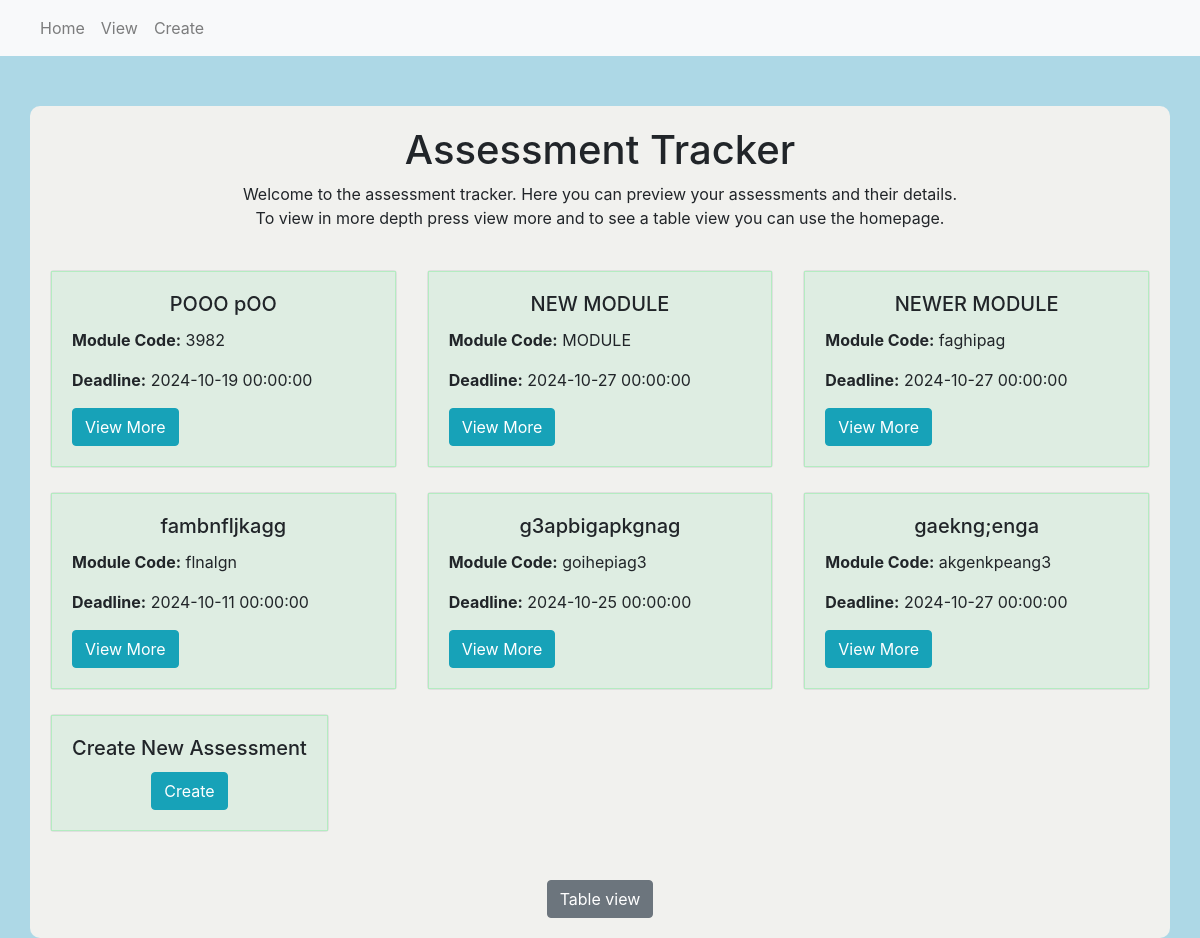
Page /?limit=7 on the earlier database version.
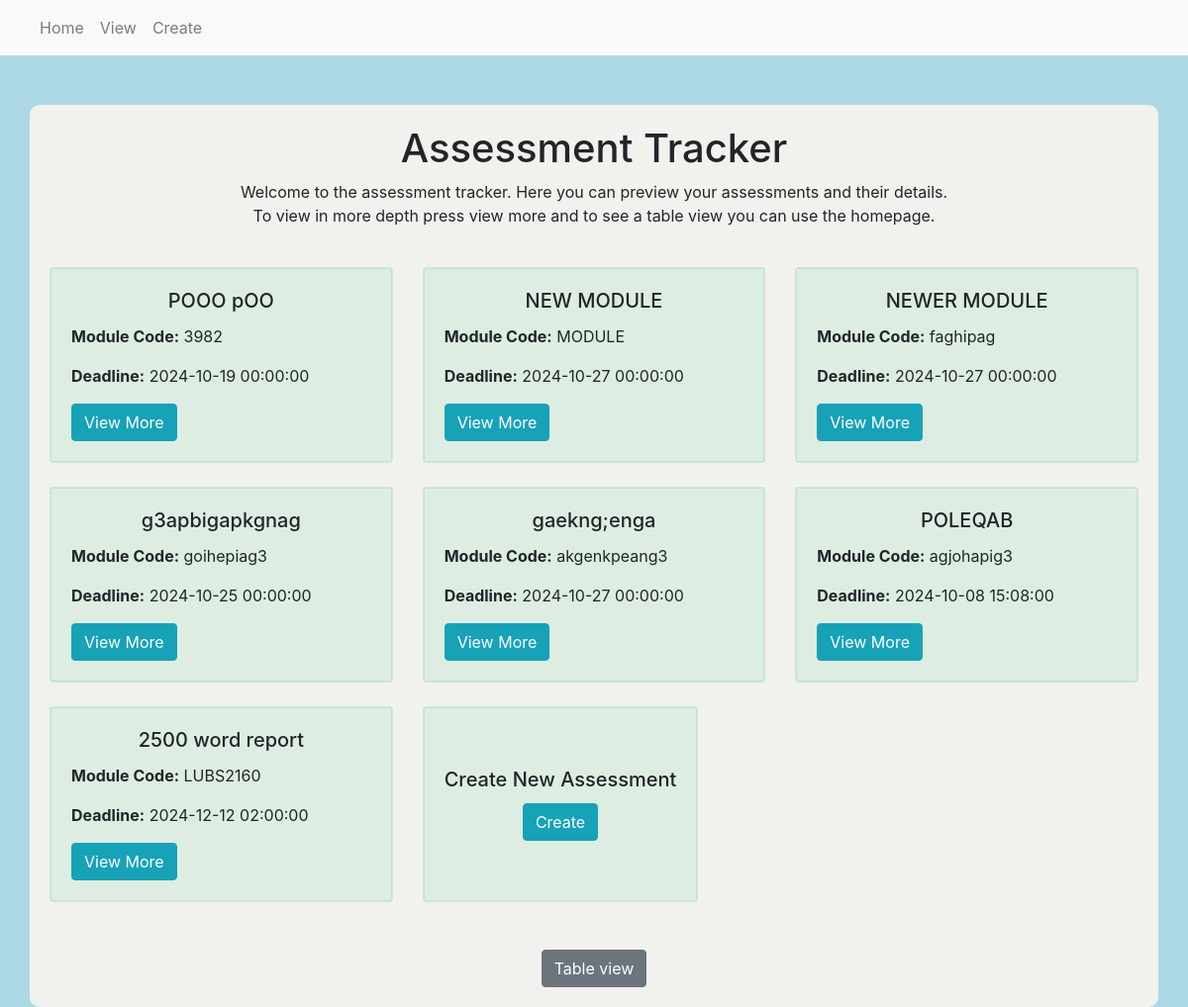
Same page on the later database version.
### app/models.py (models this page shows)
class Assessments(db.Model):
    id = db.Column(db.Integer, primary_key=True)
    title = db.Column(db.String(500), index=True, unique=True)
    moduleCode = db.Column(db.Integer)
    deadline = db.Column(db.DateTime)
    description = db.Column(db.String(500))
    status = db.Column(db.Boolean)

### app/views.py (the view)
@app.route('/')
def home():
    limit = request.args.get('limit',5,type = int)
    assessments = Assessments.query.limit(limit).all()
    total_assessments = Assessments.query.count() #total rows
    return render_template('home.html', assessments=assessments, total_assessments= total_assessments, limit = limit)

### app/templates/home.html (shortened to what this page needs)
{% extends "base.html" %} {% block content %}
<div class="container">
  <h1 class="text-center">Assessment Tracker</h1>
  <p class="text-center">
    Welcome to the assessment tracker. Here you can preview your assessments and
    their details.<br />
    To view in more depth press view more and to see a table view you can use
    the homepage.
    <br />
    <br />
  </p>
  <div class="row">
    {% for assessment in assessments %}
    <div class="col-md-4">
      <div class="card mb-4">
        <div class="card-body">
          <h5 class="card-title text-center">{{ assessment.title }}</h5>
          <p class="card-text">
            <strong>Module Code:</strong> {{ assessment.moduleCode }}
          </p>
          <p class="card-text">
            <strong>Deadline:</strong> {{ assessment.deadline }}
          </p>
          <a
            href="{{ url_for('Edit_assessment', assessment_id=assessment.id) }}"
            class="btn btn-info"
            >View More</a
          >
        </div>
      </div>
    </div>
    {% endfor %}
    <div class="col-md-4 d-flex align-items-stretch">
      <div class="card mb-4">
        <div
          class="card-body d-flex flex-column justify-content-center align-items-center"
        >
          <h5 class="card-title">Create New Assessment</h5>
          <a href="{{ url_for('create_assessment') }}" class="btn btn-info"
            >Create</a
          >
        </div>
      </div>
    </div>
  </div>
  <div class="row mt-4">
    <div class="col text-center">
      <a href="{{ url_for('view') }}" class="btn btn-secondary">Table view</a>
    </div>
  </div>
</div>
{% endblock %}

Differences in the rows shown:
removed Assessments: title "fambnfljkagg", moduleCode "flnalgn", deadline "2024-10-11 00:00:00"
added Assessments: title "POLEQAB", moduleCode "agjohapig3", deadline "2024-10-08 15:08:00"
added Assessments: title "2500 word report", moduleCode "LUBS2160", deadline "2024-12-12 02:00:00"
